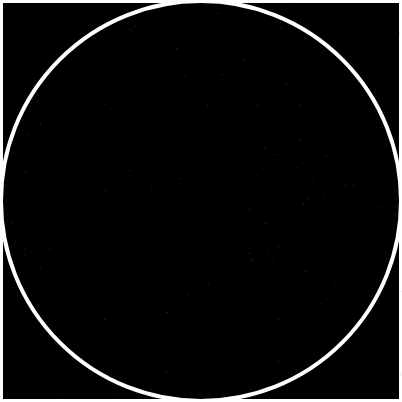
Frame 1 (no input)
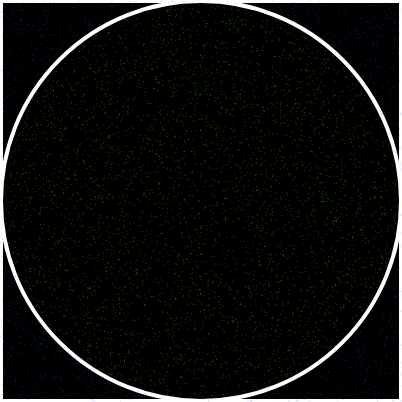
Frame 60 (no input)
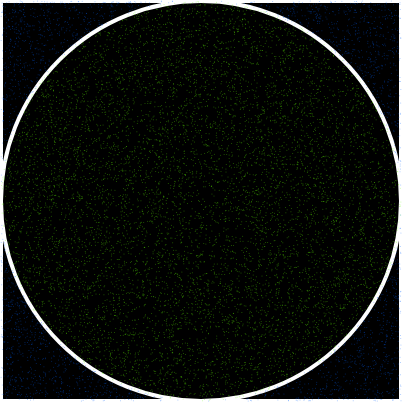
Frame 120 (the mouse pressed at the canvas centre since frame 60)

The p5.js sketch that drew these frames (run headless with seeded random() and noise() and a simulated clock; from frame 60 on, the mouse is pressed at the canvas centre):

// p5.js sketch
// ── sketch.js
const r = 200;

let totaal = 0;
let cirkel = 0;

let recordPI = 0;

let resultaatP;
let canvas;

let slider;
let tekst;
let resetKnop;

function setup() {
  canvas = createCanvas(402, 402);
  let x = (windowWidth - width) / 2;
  let y = (windowHeight - height) / 2;
  canvas.position(x, y);
  resultaatP = createP('π: ');
  resultaatP.position(x, y - 120);
  resultaatP.style('color', color(255));
  background(0);
  translate(width / 2, height / 2);
  stroke(255);
  strokeWeight(4);
  noFill();
  ellipse(0, 0, r * 2, r * 2);
  rectMode(CENTER);
  rect(0, 0, r * 2, r * 2);

  slider = createSlider(10, 5000, 100, 10);
  slider.position(x, y + height + 10);
  slider.style('width', '100px');

  tekst = createDiv('Speed: ' + slider.value());
  tekst.position(x, y + height + 30);
  tekst.style('color', color(255));
  tekst.style('font-size', '27pt');

  resetKnop = createButton('Reset');
  resetKnop.mousePressed(resetCanvas);
  resetKnop.position(x + 170, y + height + height/90);
  resetKnop.style('font-size', '25px');
  resetKnop.style("background-color", color(0));
  resetKnop.style("color", color(255));
  resetKnop.size(width - 170, 30);
}

function draw() {
  translate(width / 2, height / 2);

  for (let i = 0; i < slider.value(); i++) {
    const x = random(-r, r);
    const y = random(-r, r);
    totaal++;

    const d = x * x + y * y;
    if (d < r * r) {
      cirkel++;
      stroke(100, 255, 0, 100);
    } else {
      stroke(0, 100, 255, 100);
    }
    strokeWeight(1);
    point(x, y);

    const pi = 4 * (cirkel / totaal);
    let verschilRecord = Math.abs(Math.PI - recordPI);
    let verschil = Math.abs(Math.PI - pi);
    if (verschil < verschilRecord) {
      verschilRecord = verschil;
      recordPI = pi;
      resultaatP.html(`π: ${recordPI}`);
    }
  }
  tekst.html('Speed: ' + slider.value());
}

function resetCanvas() {
  background(0);
  stroke(255);
  strokeWeight(4);
  noFill();
  ellipse(0, 0, r * 2, r * 2);
  rectMode(CENTER);
  rect(0, 0, r * 2, r * 2);
  totaal = 0;
  cirkel = 0;
  recordPI = 0;
  resultaatP.html(`Approximated Value: ${recordPI}`);
}
